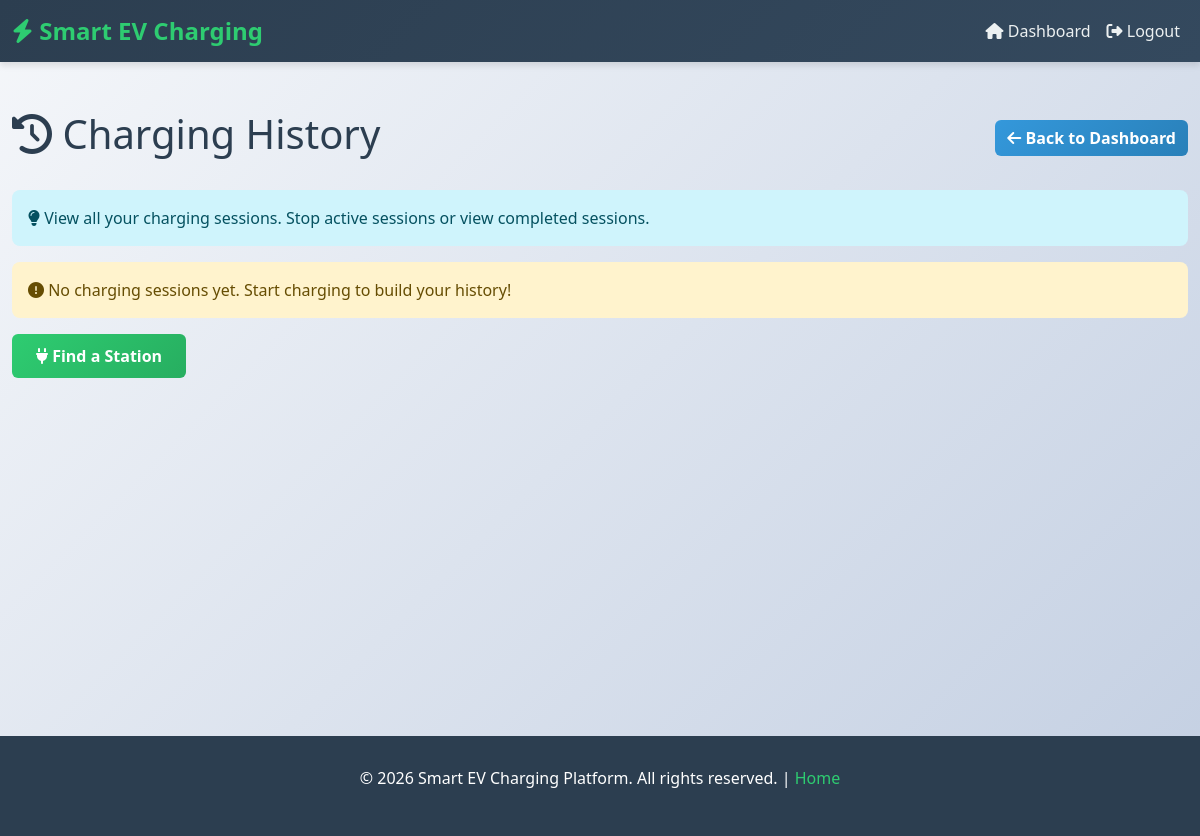
Page /user/history (signed in) on the earlier database version.
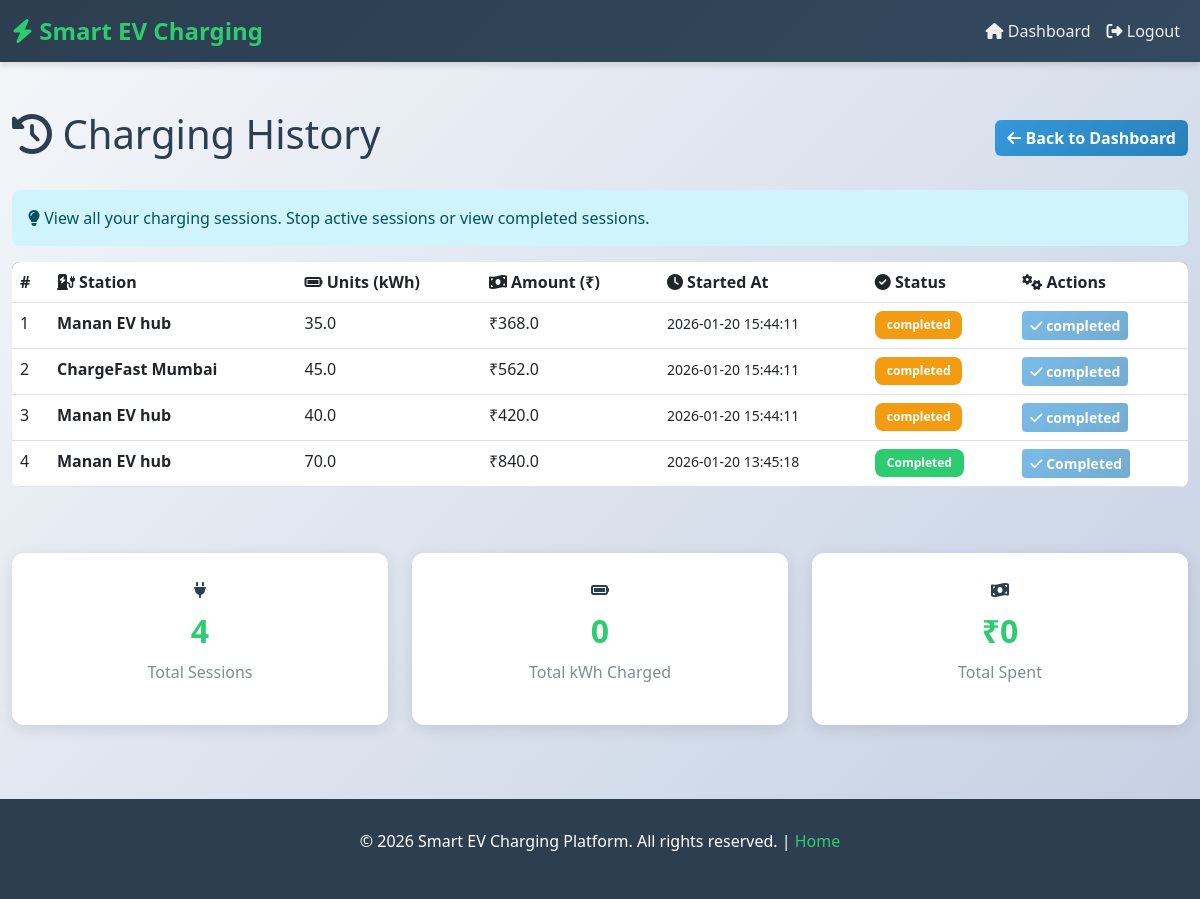
Same page on the later database version.
### tables this page shows
CREATE TABLE charging_sessions (
        id INTEGER PRIMARY KEY AUTOINCREMENT,
        user_id INTEGER,
        station_name TEXT,
        units REAL,
        amount REAL,
        tx_hash TEXT,
        status TEXT,
        started_at TIMESTAMP DEFAULT CURRENT_TIMESTAMP,
        completed_at TIMESTAMP,
        duration_minutes INTEGER
    );

### routes/station_routes.py (the view)
@station_bp.route("/user/history")
def charging_history():
    if session.get("role") != "user":
        return redirect("/login")
    conn = get_db()
    cur = conn.cursor()
    cur.execute("""
        SELECT id, station_name, units, amount, tx_hash, status, started_at, completed_at
        FROM charging_sessions
        WHERE user_id=?
        ORDER BY id DESC
    """, (session.get("user_id"),))
    history = cur.fetchall()
    conn.close()
    return render_template("charging_history.html", history=history)

### models/db.py (called while the page is built)
def get_db():
    return sqlite3.connect("database/ev.db")

### templates/charging_history.html (shortened to what this page needs)
{% extends "base.html" %}
{% block content %}
<div class="d-flex justify-content-between align-items-center mb-4">
    <h1><i class="fas fa-history"></i> Charging History</h1>
    <a href="/user/dashboard" class="btn btn-secondary">
        <i class="fas fa-arrow-left"></i> Back to Dashboard
    </a>
</div>
<div class="alert alert-info">
    <i class="fas fa-lightbulb"></i> View all your charging sessions. Stop active sessions or view completed sessions.
</div>
{% if history %}
<div class="table-responsive">
    <table class="table table-hover">
        <thead>
            <tr>
                <th>#</th>
                <th><i class="fas fa-charging-station"></i> Station</th>
                <th><i class="fas fa-battery-full"></i> Units (kWh)</th>
                <th><i class="fas fa-money-bill-wave"></i> Amount (₹)</th>
                <th><i class="fas fa-clock"></i> Started At</th>
                <th><i class="fas fa-check-circle"></i> Status</th>
                <th><i class="fas fa-cogs"></i> Actions</th>
            </tr>
        </thead>
        <tbody>
            {% set total_units = 0 %}
            {% set total_amount = 0 %}
            {% for h in history %}
            {% if h[5] != 'Cancelled' and h[2] is not none and h[3] is not none %}
                {% set total_units = total_units + h[2] %}
                {% set total_amount = total_amount + h[3] %}
            {% endif %}
            <tr>
                <td>{{ loop.index }}</td>
                <td><strong>{{ h[1] }}</strong></td>
                <td>{{ h[2] }}</td>
                <td>₹{{ h[3] }}</td>
                <td>
                    <small>{{ h[6][:19] if h[6] else 'N/A' }}</small>
                </td>
                <td>
                    {% if h[5] == "Completed" %}
                        <span class="badge" style="background-color: #2ecc71;">Completed</span>
                    {% elif h[5] == "Active" %}
                        <span class="badge" style="background-color: #f39c12;">Active</span>
                    {% elif h[5] == "Cancelled" %}
                        <span class="badge" style="background-color: #95a5a6;">Cancelled</span>
                    {% else %}
                        <span class="badge badge-warning">{{ h[5] }}</span>
                    {% endif %}
                </td>
                <td>
                    {% if h[5] == "Active" %}
                        <button class="btn btn-sm btn-danger stop-btn" data-session-id="{{ h[0] }}">
                            <i class="fas fa-stop-circle"></i> Stop
                        </button>
                    {% else %}
                        <button class="btn btn-sm btn-secondary" disabled>
                            <i class="fas fa-check"></i> {{ h[5] }}
                        </button>
                    {% endif %}
                </td>
            </tr>
            {% endfor %}
        </tbody>
    </table>
</div>
<div class="mt-large">
    <div class="row">
        <div class="col-md-4">
            <div class="stat-box">
                <i class="fas fa-plug"></i>
                <h3>{{ history|length }}</h3>
                <p>Total Sessions</p>
            </div>
        </div>
        <div class="col-md-4">
            <div class="stat-box">
                <i class="fas fa-battery-full"></i>
                <h3>{{ total_units }}</h3>
                <p>Total kWh Charged</p>
            </div>
        </div>
        <div class="col-md-4">
            <div class="stat-box">
                <i class="fas fa-money-bill-wave"></i>
                <h3>₹{{ total_amount }}</h3>
                <p>Total Spent</p>
            </div>
        </div>
    </div>
</div>
{% else %}
<div class="alert alert-warning">
    <i class="fas fa-exclamation-circle"></i> No charging sessions yet. Start charging to build your history!
</div>
<a href="/user/stations" class="btn btn-primary">
    <i class="fas fa-plug"></i> Find a Station
</a>
{% endif %}
{% endblock %}

Differences in the rows shown:
added charging_sessions: station_name "Manan EV hub", units "35.0", amount "368.0", started_at "2026-01-20 15:44:11", status "completed"
now on this page (row edited): charging_sessions: station_name "ChargeFast Mumbai", units "45.0", amount "562.0", started_at "2026-01-20 15:44:11", status "completed"
now on this page (row edited): charging_sessions: station_name "Manan EV hub", units "40.0", amount "420.0", started_at "2026-01-20 15:44:11", status "completed"
now on this page (row edited): charging_sessions: station_name "Manan EV hub", units "70.0", amount "840.0", started_at "2026-01-20 13:45:18", shows "Completed", status "Completed"
Other differences:
{{ history|length }}: (not shown) → "4"
{{ total_units }}: (not shown) → "0"
{{ total_amount }}: (not shown) → "0"
text no longer shown: "No charging sessions yet. Start charging to build your history! Find a Station"
text now shown: "# Station Units (kWh) Amount (₹) Started At Status Actions Total Sessions Total kWh Charged ₹ Total Spent"
